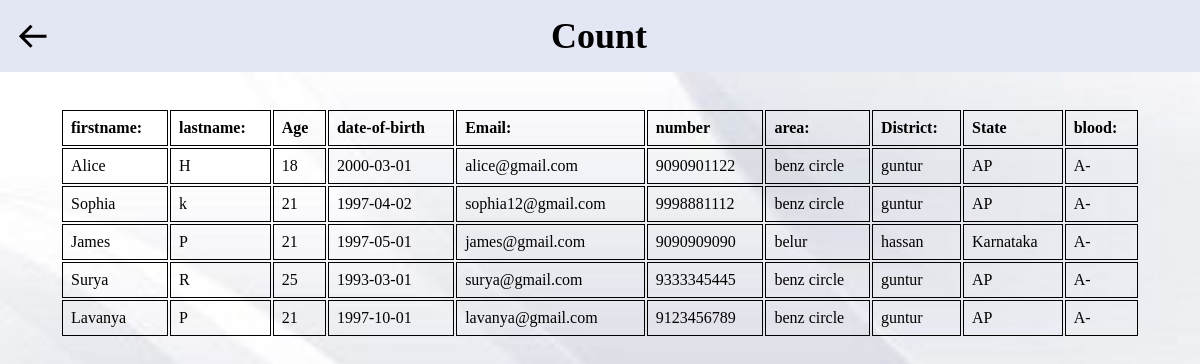
Screenshot of /patient_A-.php with the database file from the repository.
### tables this page shows
CREATE TABLE patient_register
(
    id INT PRIMARY KEY AUTO_INCREMENT,
    firstname VARCHAR(50) NOT NULL,
    lastname VARCHAR(50) NOT NULL,
    age INT,
    dob DATE,
    email VARCHAR(50),
    num VARCHAR(20),
    area VARCHAR(20),
    district VARCHAR(20),
    state VARCHAR(20),
    blood ENUM('A+','A-','B+','B-','AB+','AB-','O+','O-') 
);

### patient_A-.php (the view, shortened to what this page needs)
<?php
 $con = mysqli_connect("localhost","root","","register1");
        $query="select * from patient_register where blood='A-'";
?>
<!DOCTYPE html>
<html lang="en">
<head>
    <link href='https://unpkg.com/boxicons@2.1.4/css/boxicons.min.css' rel='stylesheet'>
</head>
<body>
<div class="row1">
    <div class="register">
    <i class='bx bx-arrow-back' onclick="window.location.href='patient_count.php'"></i>
        <h2>Count</h2>
    </div>
<br><br>
<div class="row">
    <div class="col-md-8">
        <form action="">
            <table>
            <tr>
                <th>firstname:</th>
                <th>lastname:</th>
                <th>Age</th>
                <th>date-of-birth</th>
                <th>Email:</th>
                <th>number</th>
                <th>area:</th>
                <th>District:</th>
                <th>State</th>
                <th>blood:</th>
            </tr>
            <?php
               $query_run=mysqli_query( $con, $query );
               while($row= mysqli_fetch_assoc($query_run)){
                $firstname=$row["firstname"];
                $lastname=$row["lastname"];
                $age=$row["age"];
                $dob=$row["dob"];
                $email=$row["email"];
                $num=$row["num"];
                $area=$row["area"];
                $district = $row['district'];
                $state= $row['state'];
                $blood=$row["blood"];
            ?>
                    <tr>
                        <td><?php echo $firstname;?></td>
                        <td><?php echo $lastname;?></td>
                        <td><?php echo $age;?></td>
                        <td><?php echo $dob;?></td>
                        <td><?php echo $email;?></td>
                        <td><?php echo $num;?></td>
                        <td><?php echo $area;?></td>
                        <td><?php echo $district;?></td>
                        <td><?php echo $state;?></td>
                        <td><?php echo $blood;?></td>
                    </tr>
            <?php
            }
            ?>
        </table>
        </form>
    </div>
   </div>
</body>
</html>

### patient_A-.php (style rules this page uses)
* { margin: 0; padding: 0; text-decoration: none; list-style: none; }
body { background-image: url("img/back1.jpg"); background-size: cover; background-repeat: no-repeat; }
.row1 .register { display: flex; align-items: center; background-color: #E3E6F3; padding: 15px; }
.row1 .register h2 { font-size: 36px; margin: 0; }
.row1 .register i.bx { margin-right: 500px; cursor: pointer; font-size: 36px; right: 10px; left: 10px; }
.row .col-md-8 table { width: 90%; margin: auto; }
.row .col-md-8 th, td { border: 1px solid; text-align: left; padding: 8px; }

### rows the page displays
patient_register: firstname "Alice", lastname "H", age "18", dob "2000-03-01", email "alice@gmail.com", num "9090901122", area "benz circle", district "guntur", state "AP", blood "A-"
patient_register: firstname "Sophia", lastname "k", age "21", dob "1997-04-02", email "sophia12@gmail.com", num "9998881112", area "benz circle", district "guntur", state "AP", blood "A-"
patient_register: firstname "James", lastname "P", age "21", dob "1997-05-01", email "james@gmail.com", num "9090909090", area "belur", district "hassan", state "Karnataka", blood "A-"
patient_register: firstname "Surya", lastname "R", age "25", dob "1993-03-01", email "surya@gmail.com", num "9333345445", area "benz circle", district "guntur", state "AP", blood "A-"
patient_register: firstname "Lavanya", lastname "P", age "21", dob "1997-10-01", email "lavanya@gmail.com", num "9123456789", area "benz circle", district "guntur", state "AP", blood "A-"
